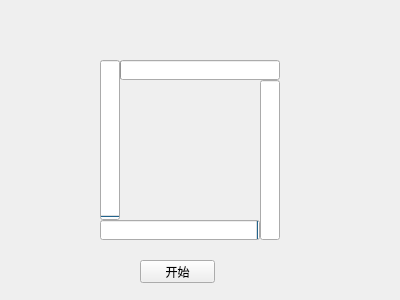
<?xml version="1.0" encoding="UTF-8"?>
<ui version="4.0">
 <class>Form</class>
 <widget class="QWidget" name="Form">
  <property name="geometry">
   <rect>
    <x>0</x>
    <y>0</y>
    <width>400</width>
    <height>300</height>
   </rect>
  </property>
  <property name="windowTitle">
   <string>Form</string>
  </property>
  <widget class="QProgressBar" name="progressBar">
   <property name="geometry">
    <rect>
     <x>120</x>
     <y>60</y>
     <width>160</width>
     <height>20</height>
    </rect>
   </property>
   <property name="value">
    <number>0</number>
   </property>
   <property name="textVisible">
    <bool>false</bool>
   </property>
   <property name="orientation">
    <enum>Qt::Horizontal</enum>
   </property>
   <property name="invertedAppearance">
    <bool>false</bool>
   </property>
  </widget>
  <widget class="QProgressBar" name="progressBar_2">
   <property name="geometry">
    <rect>
     <x>100</x>
     <y>220</y>
     <width>160</width>
     <height>20</height>
    </rect>
   </property>
   <property name="value">
    <number>0</number>
   </property>
   <property name="textVisible">
    <bool>false</bool>
   </property>
   <property name="orientation">
    <enum>Qt::Horizontal</enum>
   </property>
   <property name="invertedAppearance">
    <bool>true</bool>
   </property>
  </widget>
  <widget class="QProgressBar" name="progressBar_3">
   <property name="geometry">
    <rect>
     <x>100</x>
     <y>60</y>
     <width>20</width>
     <height>160</height>
    </rect>
   </property>
   <property name="value">
    <number>0</number>
   </property>
   <property name="textVisible">
    <bool>false</bool>
   </property>
   <property name="orientation">
    <enum>Qt::Vertical</enum>
   </property>
   <property name="invertedAppearance">
    <bool>false</bool>
   </property>
  </widget>
  <widget class="QProgressBar" name="progressBar_4">
   <property name="geometry">
    <rect>
     <x>260</x>
     <y>80</y>
     <width>20</width>
     <height>160</height>
    </rect>
   </property>
   <property name="value">
    <number>0</number>
   </property>
   <property name="textVisible">
    <bool>false</bool>
   </property>
   <property name="orientation">
    <enum>Qt::Vertical</enum>
   </property>
   <property name="invertedAppearance">
    <bool>true</bool>
   </property>
  </widget>
  <widget class="QPushButton" name="pushButton">
   <property name="geometry">
    <rect>
     <x>140</x>
     <y>260</y>
     <width>75</width>
     <height>23</height>
    </rect>
   </property>
   <property name="text">
    <string>开始</string>
   </property>
  </widget>
 </widget>
 <resources/>
 <connections/>
</ui>
